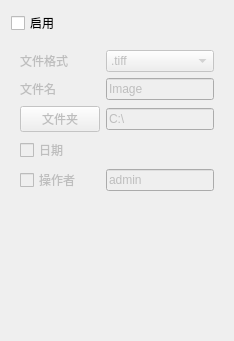
     <widget class="QWidget" name="tab_4">
      <attribute name="title">
       <string>自动保存</string>
      </attribute>
      <layout class="QVBoxLayout" name="verticalLayout_11">
       <item>
        <widget class="QCheckBox" name="checkBox_enable_autosave">
         <property name="text">
          <string>启用</string>
         </property>
        </widget>
       </item>
       <item>
        <widget class="QWidget" name="widget" native="true">
         <property name="enabled">
          <bool>false</bool>
         </property>
         <layout class="QVBoxLayout" name="verticalLayout_16">
          <item>
           <layout class="QGridLayout" name="gridLayout_5">
            <item row="0" column="0">
             <widget class="QLabel" name="label_13">
              <property name="text">
               <string>文件格式</string>
              </property>
             </widget>
            </item>
            <item row="1" column="0">
             <widget class="QLabel" name="label_14">
              <property name="text">
               <string>文件名</string>
              </property>
             </widget>
            </item>
            <item row="1" column="1">
             <widget class="QLineEdit" name="lineEdit_file_name">
              <property name="text">
               <string>Image</string>
              </property>
             </widget>
            </item>
            <item row="3" column="0">
             <widget class="QCheckBox" name="checkBox_date">
              <property name="text">
               <string>日期</string>
              </property>
             </widget>
            </item>
            <item row="2" column="1">
             <widget class="QLineEdit" name="lineEdit_file_path">
              <property name="text">
               <string>C:\</string>
              </property>
             </widget>
            </item>
            <item row="2" column="0">
             <widget class="QPushButton" name="pushButton_choose_filepath">
              <property name="text">
               <string>文件夹</string>
              </property>
             </widget>
            </item>
            <item row="0" column="1">
             <widget class="QComboBox" name="comboBox_file_format">
              <item>
               <property name="text">
                <string>.tiff</string>
               </property>
              </item>
              <item>
               <property name="text">
                <string>.jpg</string>
               </property>
              </item>
              <item>
               <property name="text">
                <string>.png</string>
               </property>
              </item>
              <item>
               <property name="text">
                <string>.csv</string>
               </property>
              </item>
             </widget>
            </item>
            <item row="4" column="0">
             <widget class="QCheckBox" name="checkBox_operator">
              <property name="text">
               <string>操作者</string>
              </property>
             </widget>
            </item>
            <item row="4" column="1">
             <widget class="QLineEdit" name="lineEdit_operator">
              <property name="text">
               <string>admin</string>
              </property>
             </widget>
            </item>
           </layout>
          </item>
         </layout>
        </widget>
       </item>
       <item>
        <spacer name="verticalSpacer_7">
         <property name="orientation">
          <enum>Qt::Vertical</enum>
         </property>
         <property name="sizeHint" stdset="0">
          <size>
           <width>20</width>
           <height>129</height>
          </size>
         </property>
        </spacer>
       </item>
      </layout>
     </widget>
